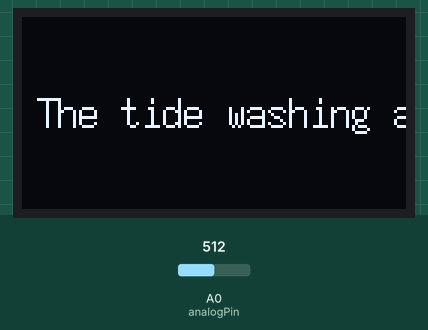
Simulated run of this sketch. Board: Arduino Uno, built with avr-gcc and run on an emulated ATmega328P. On the bench: 128×64 one-colour display. The inputs (shaded band) are chosen by the test bench; at power-on: A0 (analogPin) = 512. The audio player accepts every command and is not drawn; what the sketch prints to the serial monitor is not drawn.

Above: at 1.7 s.
1.8 s: A0 (analogPin) set to 32
At 2.8 s:
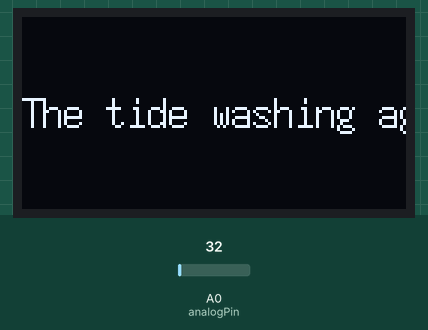
3.6 s: A0 (analogPin) set to 28
At 5.5 s:
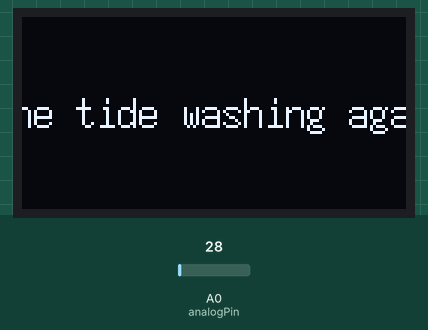
Timing chart, 0 to 7.0 s (numbered marks = the images above; inputs shaded):
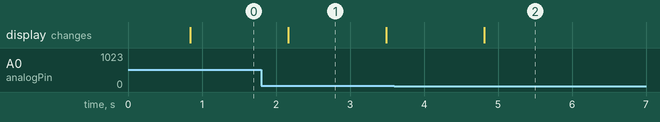

Measured:
- what the display in image 1 shows lasts 1.3 s, from 2.2 s to 3.5 s

The sketch:

else-main.ino
```cpp
#include <SoftwareSerial.h>
#include <DFRobotDFPlayerMini.h>
#include "U8glib.h"

// 创建屏幕对象，指定 I2C 地址为 0x3C
U8GLIB_SSD1306_128X64 u8g(U8G_I2C_OPT_NONE);


const char *text = "The tide washing against the shore";

int analogPin = A0;     // Analog pin for reading infrared signal (0-1023)
int val = 0;            // Variable to store the infrared signal value

int textWidth;
int startY;
int scrollPosition = 5;

// Define software serial port for communication with DFPlayer Mini
SoftwareSerial mySoftwareSerial(10, 11); // RX, TX
DFRobotDFPlayerMini myDFPlayer;

void setup() {
  Serial.begin(9600);
  mySoftwareSerial.begin(9600); // Initialize software serial for communication with DFPlayer

  // 设置字体
  u8g.setFont(u8g_font_7x14);
  // 计算文本宽度
  textWidth = u8g.getStrWidth(text)+5;

  // 设置Y坐标以居中显示
  startY = (u8g.getHeight() - u8g.getFontAscent()) / 2 + u8g.getFontAscent();
  // Initialize DFPlayer Mini
  if (!myDFPlayer.begin(mySoftwareSerial)) {
    Serial.println("DFPlayer Mini initialization failed!");
    while (true); // Stop here if initialization fails
  }
  Serial.println("DFPlayer Mini initialized successfully!");
  myDFPlayer.volume(30); // Set volume (0-30), adjust as needed
}
void loop() {
  val = analogRead(analogPin); // Read the infrared signal (0-1023)
  Serial.print("IR Value: ");
  Serial.println(val);
  u8g.firstPage();
  do {
    draw();
  } while( u8g.nextPage() );
  scrollPosition -= 5;
  if (scrollPosition < -textWidth) {
    scrollPosition = u8g.getWidth();
  }
  if (val < 30) { // Threshold for detecting an infrared signal
    Serial.println("Infrared signal detected, playing music...");
    myDFPlayer.play(1); // Play the first song, ensure you have the corresponding audio file
   delay(10000);
  }
  else {
    Serial.println("No signal detected");
    myDFPlayer.stop(); // Stop playback
  }
  delay(1000); // Delay for 1 second before continuing detection
}
void draw(void) {
  // Clear the screen
  u8g.setColorIndex(0); // Black background
  u8g.drawBox(0, 0, u8g.getWidth(), u8g.getHeight());
  // Set color index to white for text
  u8g.setColorIndex(1);
  // Draw the text
  u8g.drawStr(scrollPosition, startY, text);
}
```
